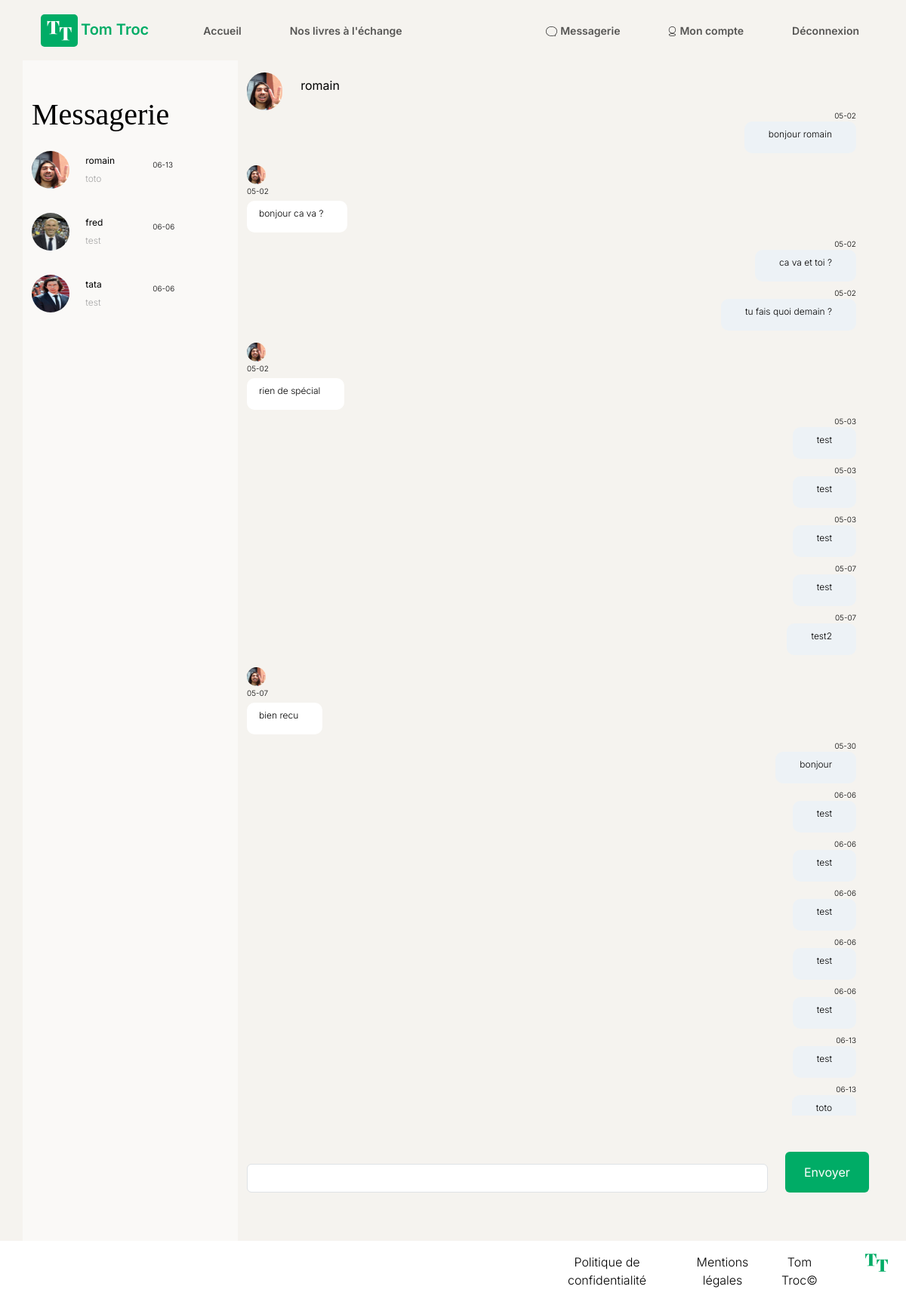
The page /index.php?action=displayMessage&idUser=11 (signed in) on the database its author committed.
### tables this page shows
CREATE TABLE `message` (
  `id_message` int(11) NOT NULL,
  `content` text NOT NULL,
  `id_owner` int(11) NOT NULL,
  `id_recipient` int(11) NOT NULL,
  `date` datetime NOT NULL DEFAULT CURRENT_TIMESTAMP,
  `id_conversation` int(11) NOT NULL
);

### views/View.php (called while the page is built, shortened)
<?php
class View
{
    public function render(string $viewName, array $params = []) : void
    {
        $viewPath = $this->buildViewPath($viewName);
        $content = $this->_renderViewFromTemplate($viewPath, $params);
    }
    private function _renderViewFromTemplate(string $viewPath, array $params = []) : string
    {
        if (file_exists($viewPath)) {
            extract($params);
            require($viewPath);
            return ob_get_clean();
        } else {
            throw new Exception("La vue '$viewPath' est introuvable.");
        }
    }
    private function buildViewPath(string $viewName) : string
    {
        return TEMPLATE_VIEW_PATH . $viewName . '.php';
    }
}

### controllers/MessageController.php (called while the page is built, shortened)
<?php
class MessageController
{
    public function displayMessage()
    {
        $dataNewContact = [];
        $idUser = Utils::protectGet($_GET['idUser']);
        $conversationManager = new ConversationManager();
        $conversations = $conversationManager->getConversationByUserAdmin($idUser);
        $data = $this->getDataConversations($idUser, $conversations);
        $getDate = $this->dateConversion($data, 'dateHeure');
        $view = new View('Chat');
        $view->render('chat',[
            'conversations' => $getDate,
            'newConversations' => $dataNewContact
        ]);
    }
    public function getDataConversations($idUser, $conversations)
    {
        $messageManager = new MessageManager();
        $userManager = new UserManager();
        $imgManager = new ImgManager();
        $data = [];
        foreach ($conversations as $conversation) {
            if ($conversation['id_sender'] != $idUser) {
                $id_contact = $conversation['id_sender'];
            } else {
                $id_contact = $conversation['id_recipient'];
            }
            $data[] =[
                'name' => $userManager->getUserById($id_contact)->getPseudo(),
                'id_user' => $id_contact,
                'id_conversation' => $conversation['id_conversation'],
                'conversations' => $messageManager->getMessageByIdConversation($conversation['id_conversation']),
                'img' => $imgManager->getImgByOwnerId($id_contact)->getName()
            ];
        }
        return $data;
    }
    public function dateConversion($datas, $type)
    {
        return $datas;
    }
}

### index.php (called while the page is built, shortened)
<?php
$action = Utils::request('action', 'home');
try {
    switch ($action) {
        case 'displayMessage':
            $messageController = new MessageController();
            $messageController->displayMessage();
            break;
    }
} catch (Exception $e) {
    $errorView = new View('Erreur');
    $errorView->render('errorPage', ['errorMessage' => $e->getMessage()]);
}

### models/Message.php (called while the page is built, shortened)
<?php
class message extends AbstractEntity
{
    private string $content;
    private int $id_owner;
    private string $date;
    public function getContent(): string
    {
        return $this->content;
    }
    public function setContent(string $content): void
    {
        $this->content = $content;
    }
    public function getIdOwner(): int
    {
        return $this->id_owner;
    }
    public function setIdOwner(int $id_owner): void
    {
        $this->id_owner = $id_owner;
    }
    public function getDate(): string
    {
        return $this->date;
    }
    public function setDate(string $date): void
    {
        $this->date = $date;
    }
}

### models/DBManager.php (called while the page is built, shortened)
<?php
class DBManager
{
    private static $instance;
    private $db;
    private function __construct()
    {
        $this->db = new PDO('mysql:host=projet_6_Php_db;dbname=Projet6_Mission;charset=utf8mb4', 'root', 'root');
        $this->db->setAttribute(PDO::ATTR_ERRMODE, PDO::ERRMODE_EXCEPTION);
        $this->db->setAttribute(PDO::ATTR_DEFAULT_FETCH_MODE, PDO::FETCH_ASSOC);
    }
    public static function getInstance() : DBManager
    {
        if (!self::$instance) {
            self::$instance = new DBManager();
        }
        return self::$instance;
    }
    public function query(string $sql, ?array $params = null) : PDOStatement
    {
        if ($params == null) {
            $query = $this->db->query($sql);
        } else {
            $query = $this->db->prepare($sql);
            $query->execute($params);
        }
        return $query;
    }
}

### models/MessageManager.php (called while the page is built, shortened)
<?php
class MessageManager extends AbstractEntityManager
{
    public function getMessageByIdConversation(int $id_conversation)
    {
        $sql = "SELECT * FROM message WHERE id_conversation = :id_conversation order by date desc  ";
        $result = $this->db->query($sql,
            ['id_conversation' => $id_conversation]
        );
        $messages = [];
        foreach ($result->fetchAll() as $dataMessage){
            $messages [] = new Message($dataMessage);
        }
        return $messages;
    }
}

### models/AbstractEntityManager.php (called while the page is built, shortened)
<?php
abstract class AbstractEntityManager {
    public function __construct()
    {
        $this->db = DBManager::getInstance();
    }
}

### models/ConversationManager.php (called while the page is built, shortened)
<?php
class ConversationManager extends AbstractEntityManager
{
    public function getConversationByUserAdmin($id_admin)
    {
        $sql = "SELECT * FROM conversations WHERE
                (id_sender = :id_admin) OR
                (id_recipient = :id_admin) ORDER BY date DESC";
        $result = $this->db->query($sql, [
            'id_admin' => $id_admin,
        ]);
        $conversations = $result->fetchAll();
        return $conversations;
    }
}

### models/AbstractEntity.php (called while the page is built, shortened)
<?php
abstract class AbstractEntity
{
    protected int $id = -1;
    public function setId(int $id) : void
    {
        $this->id = $id;
    }
    public function getId() : int
    {
        return $this->id;
    }
}

### views/templates/chat.php (the view, shortened to what this page needs)
<div class="container-fluid-chat">
    <div class="container">
        <div id="chat">
            <div class="row">
                <div class="col-md-3 messaging pt-5">
                    <h1>Messagerie</h1>
                    <?php foreach ($conversations as $conversation): ?>
                        <div id="conversations" class="pb-3">
                            <a id="displayConversation" href="index.php?action=displayConversation&idConversation=<?php echo $conversation['id_conversation']; ?>&idContact=<?php echo $conversation['id_user']; ?>">
                                <div class="row pt-3">
                                    <div class="col-md-3 text-center">
                                        <img class="messagingPicture" src="<?php echo ROOT_DIR; ?>/views/img/admin/<?php echo $conversation['img']; ?>" alt="Photo de profil"/>
                                    </div>
                                    <div class="col-md-9 d-flex justify-content-center flex-column">
                                        <div class="row">
                                            <div class="col-md-5">
                                                <p><strong><?php echo $conversation['name']; ?></strong></p>
                                            </div>
                                            <div class="col-md-7">
                                                <span><?php echo $conversation['conversations'][0]->getDate(); ?></span>
                                            </div>
                                        </div>
                                        <div class="row contentMessaging">
                                            <p><?php echo $conversation['conversations'][0]->getContent(); ?></p>
                                        </div>
                                    </div>
                                </div>
                            </a>
                        </div>
                    <?php endforeach; ?>
                </div>
                <div id="conversation" class="col-md-9 pt-3 pb-5">
                    <div>
                        <?php if(empty ($newConversations)): ?>
                            <div class="row dataMessage">
                                <div class="col-md-1 text-center d-flex align-items-center">
                                    <img class="messagingPicture" src="<?php echo ROOT_DIR; ?>/views/img/admin/<?php echo $conversations[0]['img']; ?>"/>
                                </div>
                                <div class="col-md-1 d-flex align-items-center">
                                    <p><strong><?php echo $conversations[0]['name']; ?></strong></p>
                                </div>
                            </div>
                            <div class="scrollBar">
                                <?php foreach (array_reverse ($conversations[0]['conversations']) as $content):
                                    if($content->getIdOwner() === $_SESSION['user']->getId()): ?>
                                        <div class="message d-flex align-items-end flex-column pe-4">
                                            <span><?php echo $content->getDate(); ?></span>
                                            <div class="myMessage d-flex flex-column align-items-end">
                                                <p class="pt-2"><?php echo $content->getContent(); ?></p>
                                            </div>
                                        </div>
                                    <?php else: ?>
                                        <div class="message d-flex align-items-start flex-column">
                                            <div class="row pb-1 pt-2">
                                                <div class="col-md-2"><img class="messagingPicture mini" src="<?php echo ROOT_DIR; ?>/views/img/admin/<?php echo $conversations[0]['img']; ?>"/></div>
                                                <div class="col-md-10"><span><?php echo $content->getDate(); ?></span></div>
                                            </div>
                                            <div class="yourMessage">
                                                <p class="pt-2"><?php echo $content->getContent(); ?></p>
                                            </div>
                                        </div>
                                    <?php endif; ?>
                                <?php endforeach; ?>
                            </div>
                            <form class="row g-3 d-flex justify-content-center pt-5" action="index.php?action=postNewMessage&idUser=<?php echo $_SESSION['user']->getId(); ?>&idRecipient=<?php echo $conversations[0]['id_user']; ?>" method="post" class="foldedCorner" enctype="multipart/form-data">
                                <div class="col-md-10 d-flex align-items-center">
                                    <input type="text" class="form-control" name="message" id="message">
                                </div>
                                <div class="col-md-2 d-flex align-items-center justify-content-center">
                                    <button type="submit" name="submit" class="btn btn-primary mb-3">Envoyer</button>
                                </div>
                            </form>
                        <?php endif; ?>
                    </div>
                </div>
            </div>
        </div>
    </div>
</div>

### views/css/front.css (style rules this page uses)
body { font-family: "Inter", serif; font-weight: 300; color: #000000; }
body h1 { font-family: "Playfair Display"; }
body .btn-primary { background-color: #00AC66 !important; border: #00AC66 !important; padding: 15px 25px; }
body a { outline: none; text-decoration: none; color: black; }
.container-fluid-chat { background-color: #F5F3EF; }
.container-fluid-chat #chat .messagingPicture { border-radius: 75px; height: 50px; width: 50px; }
.container-fluid-chat #chat span { font-size: 10px; }
.container-fluid-chat #chat .contentMessaging { color: #A6A6A6; font-size: 12px; }
.container-fluid-chat #chat .messaging { background-color: #FAF9F7; }
.container-fluid-chat #chat .messaging p { margin-bottom: 0rem; font-size: 12px; }
.container-fluid-chat #chat #conversation .scrollBar { height: 66vh; overflow-y: scroll; scrollbar-color: rebeccapurple green; scrollbar-width: thin; }
.container-fluid-chat #chat #conversation .scrollBar .message { font-size: 12px; }
.container-fluid-chat #chat #conversation .scrollBar .message .mini { height: 25px; width: 25px; }
.container-fluid-chat #chat #conversation .scrollBar .message .myMessage { background-color: #EDF2F6; padding: 0 2rem 0 2rem; margin-bottom: 0.5rem; border-radius: 10px; }
.container-fluid-chat #chat #conversation .scrollBar .message .yourMessage { background-color: #ffffff; padding: 0 2rem 0 1rem; margin-bottom: 0.5rem; border-radius: 10px; }

### rows shown on the page
message: date "06-13", content "toto"
message: date "06-06", content "test"
message: date "06-06", content "test"
message: date "05-02", content "bonjour romain"
message: date "05-02", content "bonjour ca va ?"
message: date "05-02", content "ca va et toi ?"
message: date "05-02", content "tu fais quoi demain ?"
message: date "05-02", content "rien de spécial"
message: date "05-03", content "test"
message: date "05-03", content "test"
message: date "05-03", content "test"
message: date "05-07", content "test"
message: date "05-07", content "test2"
message: date "05-07", content "bien recu"
message: date "05-30", content "bonjour"
message: date "06-06", content "test"
message: date "06-06", content "test"
message: date "06-06", content "test"
message: date "06-06", content "test"
message: date "06-06", content "test"
message: date "06-13", content "test"

### other values the page prints
$conversation['name'] "romain"
$conversation['name'] "fred"
$conversation['name'] "tata"
$conversations[0]['name'] "romain"
